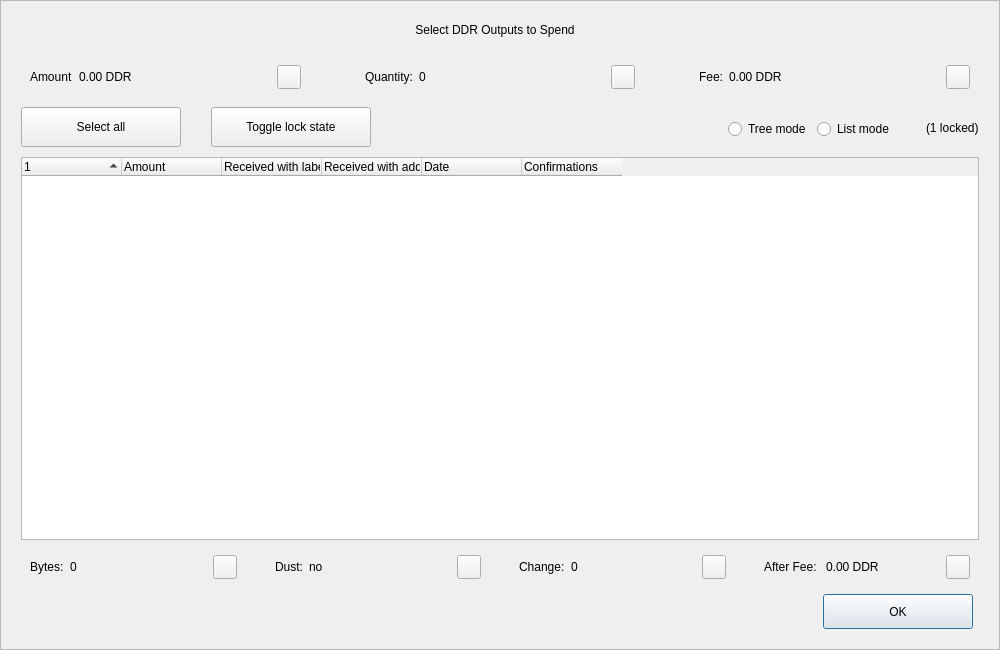
<?xml version="1.0" encoding="UTF-8"?>
<ui version="4.0">
 <class>CoinControlDialog</class>
 <widget class="QDialog" name="CoinControlDialog">
  <property name="geometry">
   <rect>
    <x>0</x>
    <y>0</y>
    <width>1000</width>
    <height>650</height>
   </rect>
  </property>
  <property name="minimumSize">
   <size>
    <width>950</width>
    <height>650</height>
   </size>
  </property>
  <property name="windowTitle">
   <string>Coin Selection</string>
  </property>
  <property name="styleSheet">
   <string notr="true"/>
  </property>
  <layout class="QVBoxLayout" name="verticalLayout">
   <property name="spacing">
    <number>0</number>
   </property>
   <property name="leftMargin">
    <number>0</number>
   </property>
   <property name="topMargin">
    <number>0</number>
   </property>
   <property name="rightMargin">
    <number>0</number>
   </property>
   <property name="bottomMargin">
    <number>0</number>
   </property>
   <item>
    <widget class="QFrame" name="frameContainer">
     <property name="toolTipDuration">
      <number>0</number>
     </property>
     <property name="frameShape">
      <enum>QFrame::StyledPanel</enum>
     </property>
     <property name="frameShadow">
      <enum>QFrame::Raised</enum>
     </property>
     <layout class="QVBoxLayout" name="verticalLayout_2">
      <property name="leftMargin">
       <number>0</number>
      </property>
      <property name="rightMargin">
       <number>0</number>
      </property>
      <property name="bottomMargin">
       <number>20</number>
      </property>
      <item>
       <layout class="QHBoxLayout" name="horizontalLayout_12">
        <property name="spacing">
         <number>0</number>
        </property>
        <property name="leftMargin">
         <number>20</number>
        </property>
        <property name="rightMargin">
         <number>30</number>
        </property>
        <item>
         <spacer name="horizontalSpacer_4">
          <property name="orientation">
           <enum>Qt::Horizontal</enum>
          </property>
          <property name="sizeHint" stdset="0">
           <size>
            <width>40</width>
            <height>20</height>
           </size>
          </property>
         </spacer>
        </item>
        <item>
         <widget class="QLabel" name="labelTitle">
          <property name="minimumSize">
           <size>
            <width>0</width>
            <height>40</height>
           </size>
          </property>
          <property name="maximumSize">
           <size>
            <width>16777215</width>
            <height>40</height>
           </size>
          </property>
          <property name="text">
           <string>Select DDR Outputs to Spend</string>
          </property>
          <property name="alignment">
           <set>Qt::AlignCenter</set>
          </property>
          <property name="margin">
           <number>7</number>
          </property>
         </widget>
        </item>
        <item>
         <spacer name="horizontalSpacer_5">
          <property name="orientation">
           <enum>Qt::Horizontal</enum>
          </property>
          <property name="sizeHint" stdset="0">
           <size>
            <width>40</width>
            <height>20</height>
           </size>
          </property>
         </spacer>
        </item>
       </layout>
      </item>
      <item>
       <layout class="QHBoxLayout" name="horizontalLayout_8">
        <property name="leftMargin">
         <number>20</number>
        </property>
        <property name="rightMargin">
         <number>20</number>
        </property>
        <item>
         <widget class="QWidget" name="layoutAmount" native="true">
          <layout class="QHBoxLayout" name="horizontalLayout_9" stretch="0,1,0">
           <item>
            <widget class="QLabel" name="labelCoinControlAmountText">
             <property name="text">
              <string>Amount</string>
             </property>
            </widget>
           </item>
           <item>
            <widget class="QLabel" name="labelCoinControlAmount">
             <property name="text">
              <string>0.00 DDR</string>
             </property>
            </widget>
           </item>
           <item alignment="Qt::AlignHCenter|Qt::AlignVCenter">
            <widget class="QPushButton" name="pushButtonAmount">
             <property name="minimumSize">
              <size>
               <width>0</width>
               <height>24</height>
              </size>
             </property>
             <property name="maximumSize">
              <size>
               <width>24</width>
               <height>26</height>
              </size>
             </property>
             <property name="focusPolicy">
              <enum>Qt::NoFocus</enum>
             </property>
             <property name="styleSheet">
              <string notr="true">padding-bottom:2px;
padding-right:4px;</string>
             </property>
             <property name="text">
              <string/>
             </property>
            </widget>
           </item>
          </layout>
         </widget>
        </item>
        <item>
         <spacer name="horizontalSpacer_2">
          <property name="orientation">
           <enum>Qt::Horizontal</enum>
          </property>
          <property name="sizeType">
           <enum>QSizePolicy::Fixed</enum>
          </property>
          <property name="sizeHint" stdset="0">
           <size>
            <width>40</width>
            <height>20</height>
           </size>
          </property>
         </spacer>
        </item>
        <item>
         <widget class="QWidget" name="layoutQuantity" native="true">
          <layout class="QHBoxLayout" name="horizontalLayout_10" stretch="0,1,0">
           <item>
            <widget class="QLabel" name="labelCoinControlQuantityText">
             <property name="text">
              <string>Quantity:</string>
             </property>
            </widget>
           </item>
           <item>
            <widget class="QLabel" name="labelCoinControlQuantity">
             <property name="text">
              <string>0</string>
             </property>
            </widget>
           </item>
           <item alignment="Qt::AlignHCenter|Qt::AlignVCenter">
            <widget class="QPushButton" name="pushButtonQuantity">
             <property name="minimumSize">
              <size>
               <width>0</width>
               <height>24</height>
              </size>
             </property>
             <property name="maximumSize">
              <size>
               <width>24</width>
               <height>26</height>
              </size>
             </property>
             <property name="focusPolicy">
              <enum>Qt::NoFocus</enum>
             </property>
             <property name="styleSheet">
              <string notr="true">padding-bottom:2px;
               padding-right:4px;</string>
             </property>
             <property name="text">
              <string/>
             </property>
            </widget>
           </item>
          </layout>
         </widget>
        </item>
        <item>
         <spacer name="horizontalSpacer_22">
          <property name="orientation">
           <enum>Qt::Horizontal</enum>
          </property>
          <property name="sizeType">
           <enum>QSizePolicy::Fixed</enum>
          </property>
          <property name="sizeHint" stdset="0">
           <size>
            <width>40</width>
            <height>20</height>
           </size>
          </property>
         </spacer>
        </item>
        <item>
         <widget class="QWidget" name="layoutFee" native="true">
          <layout class="QHBoxLayout" name="horizontalLayout_11" stretch="0,1,0">
           <item>
            <widget class="QLabel" name="labelCoinControlFeeText">
             <property name="text">
              <string>Fee:</string>
             </property>
            </widget>
           </item>
           <item>
            <widget class="QLabel" name="labelCoinControlFee">
             <property name="text">
              <string>0.00 DDR</string>
             </property>
            </widget>
           </item>
           <item alignment="Qt::AlignHCenter|Qt::AlignVCenter">
            <widget class="QPushButton" name="pushButtonFee">
             <property name="minimumSize">
              <size>
               <width>0</width>
               <height>24</height>
              </size>
             </property>
             <property name="maximumSize">
              <size>
               <width>24</width>
               <height>26</height>
              </size>
             </property>
             <property name="focusPolicy">
              <enum>Qt::NoFocus</enum>
             </property>
             <property name="styleSheet">
              <string notr="true">padding-bottom:2px;
               padding-right:4px;</string>
             </property>
             <property name="text">
              <string/>
             </property>
            </widget>
           </item>
          </layout>
         </widget>
        </item>
       </layout>
      </item>
      <item>
       <widget class="QFrame" name="frame">
        <property name="minimumSize">
         <size>
          <width>0</width>
          <height>40</height>
         </size>
        </property>
        <property name="styleSheet">
         <string notr="true">#frame {
	border:0;
}</string>
        </property>
        <property name="frameShape">
         <enum>QFrame::StyledPanel</enum>
        </property>
        <property name="frameShadow">
         <enum>QFrame::Sunken</enum>
        </property>
        <layout class="QHBoxLayout" name="horizontalLayout">
         <property name="spacing">
          <number>0</number>
         </property>
         <property name="leftMargin">
          <number>20</number>
         </property>
         <property name="topMargin">
          <number>0</number>
         </property>
         <property name="rightMargin">
          <number>20</number>
         </property>
         <property name="bottomMargin">
          <number>0</number>
         </property>
         <item>
          <layout class="QHBoxLayout" name="horizontalLayoutPanel" stretch="0,0,0,0,0,0">
           <property name="spacing">
            <number>20</number>
           </property>
           <item>
            <widget class="QPushButton" name="pushButtonSelectAll">
             <property name="sizePolicy">
              <sizepolicy hsizetype="Maximum" vsizetype="Fixed">
               <horstretch>0</horstretch>
               <verstretch>0</verstretch>
              </sizepolicy>
             </property>
             <property name="minimumSize">
              <size>
               <width>160</width>
               <height>40</height>
              </size>
             </property>
             <property name="maximumSize">
              <size>
               <width>16777215</width>
               <height>40</height>
              </size>
             </property>
             <property name="text">
              <string>Select all</string>
             </property>
             <property name="checkable">
              <bool>true</bool>
             </property>
             <property name="checked">
              <bool>false</bool>
             </property>
             <property name="autoExclusive">
              <bool>false</bool>
             </property>
             <property name="autoDefault">
              <bool>false</bool>
             </property>
            </widget>
           </item>
           <item>
            <spacer name="horizontalSpacer_6">
             <property name="orientation">
              <enum>Qt::Horizontal</enum>
             </property>
             <property name="sizeType">
              <enum>QSizePolicy::Fixed</enum>
             </property>
             <property name="sizeHint" stdset="0">
              <size>
               <width>10</width>
               <height>20</height>
              </size>
             </property>
            </spacer>
           </item>
           <item>
            <widget class="QPushButton" name="pushButtonToggleLock">
             <property name="sizePolicy">
              <sizepolicy hsizetype="Maximum" vsizetype="Fixed">
               <horstretch>0</horstretch>
               <verstretch>0</verstretch>
              </sizepolicy>
             </property>
             <property name="minimumSize">
              <size>
               <width>160</width>
               <height>40</height>
              </size>
             </property>
             <property name="maximumSize">
              <size>
               <width>16777215</width>
               <height>40</height>
              </size>
             </property>
             <property name="text">
              <string>Toggle lock state</string>
             </property>
             <property name="checkable">
              <bool>true</bool>
             </property>
             <property name="autoExclusive">
              <bool>false</bool>
             </property>
             <property name="autoDefault">
              <bool>false</bool>
             </property>
            </widget>
           </item>
           <item>
            <spacer name="horizontalSpacer_7">
             <property name="orientation">
              <enum>Qt::Horizontal</enum>
             </property>
             <property name="sizeType">
              <enum>QSizePolicy::Expanding</enum>
             </property>
             <property name="sizeHint" stdset="0">
              <size>
               <width>30</width>
               <height>20</height>
              </size>
             </property>
            </spacer>
           </item>
           <item alignment="Qt::AlignRight">
            <widget class="QGroupBox" name="groupBox_2">
             <property name="styleSheet">
              <string notr="true">#groupBox_2 {
    background-color:transparent;
    border-radius:0;
}</string>
             </property>
             <property name="title">
              <string/>
             </property>
             <layout class="QHBoxLayout" name="horizontalLayout_14">
              <item>
               <widget class="QRadioButton" name="radioTreeMode">
                <property name="sizePolicy">
                 <sizepolicy hsizetype="Maximum" vsizetype="Fixed">
                  <horstretch>0</horstretch>
                  <verstretch>0</verstretch>
                 </sizepolicy>
                </property>
                <property name="text">
                 <string>Tree mode</string>
                </property>
               </widget>
              </item>
              <item>
               <widget class="QRadioButton" name="radioListMode">
                <property name="sizePolicy">
                 <sizepolicy hsizetype="Maximum" vsizetype="Fixed">
                  <horstretch>0</horstretch>
                  <verstretch>0</verstretch>
                 </sizepolicy>
                </property>
                <property name="text">
                 <string>List mode</string>
                </property>
                <property name="checked">
                 <bool>false</bool>
                </property>
               </widget>
              </item>
             </layout>
            </widget>
           </item>
           <item>
            <widget class="QLabel" name="labelLocked">
             <property name="text">
              <string>(1 locked)</string>
             </property>
            </widget>
           </item>
          </layout>
         </item>
        </layout>
       </widget>
      </item>
      <item>
       <layout class="QHBoxLayout" name="horizontalLayout_13">
        <property name="leftMargin">
         <number>20</number>
        </property>
        <property name="rightMargin">
         <number>20</number>
        </property>
        <item>
         <widget class="CoinControlTreeWidget" name="treeWidget">
          <property name="contextMenuPolicy">
           <enum>Qt::CustomContextMenu</enum>
          </property>
          <property name="styleSheet">
           <string notr="true"/>
          </property>
          <property name="sortingEnabled">
           <bool>false</bool>
          </property>
          <property name="columnCount">
           <number>6</number>
          </property>
          <attribute name="headerShowSortIndicator" stdset="0">
           <bool>true</bool>
          </attribute>
          <attribute name="headerStretchLastSection">
           <bool>false</bool>
          </attribute>
          <column>
           <property name="text">
            <string/>
           </property>
          </column>
          <column>
           <property name="text">
            <string>Amount</string>
           </property>
          </column>
          <column>
           <property name="text">
            <string>Received with label</string>
           </property>
          </column>
          <column>
           <property name="text">
            <string>Received with address</string>
           </property>
          </column>
          <column>
           <property name="text">
            <string>Date</string>
           </property>
          </column>
          <column>
           <property name="text">
            <string>Confirmations</string>
           </property>
           <property name="toolTip">
            <string>Confirmed</string>
           </property>
          </column>
         </widget>
        </item>
       </layout>
      </item>
      <item>
       <layout class="QHBoxLayout" name="horizontalLayout_3">
        <property name="spacing">
         <number>20</number>
        </property>
        <property name="leftMargin">
         <number>20</number>
        </property>
        <property name="rightMargin">
         <number>20</number>
        </property>
        <item>
         <widget class="QWidget" name="layoutBytes" native="true">
          <layout class="QHBoxLayout" name="horizontalLayout_4" stretch="0,1,0">
           <item>
            <widget class="QLabel" name="labelCoinControlBytesText">
             <property name="text">
              <string>Bytes:</string>
             </property>
            </widget>
           </item>
           <item>
            <widget class="QLabel" name="labelCoinControlBytes">
             <property name="text">
              <string>0</string>
             </property>
            </widget>
           </item>
           <item alignment="Qt::AlignHCenter|Qt::AlignVCenter">
            <widget class="QPushButton" name="pushButtonBytes">
             <property name="minimumSize">
              <size>
               <width>0</width>
               <height>24</height>
              </size>
             </property>
             <property name="maximumSize">
              <size>
               <width>24</width>
               <height>26</height>
              </size>
             </property>
             <property name="focusPolicy">
              <enum>Qt::NoFocus</enum>
             </property>
             <property name="styleSheet">
              <string notr="true">padding-bottom:2px;
               padding-right:4px;</string>
             </property>
             <property name="text">
              <string/>
             </property>
            </widget>
           </item>
          </layout>
         </widget>
        </item>
        <item>
         <widget class="QWidget" name="layoutDust" native="true">
          <layout class="QHBoxLayout" name="horizontalLayout_5" stretch="0,1,0">
           <item>
            <widget class="QLabel" name="labelCoinControlLowOutputText">
             <property name="text">
              <string>Dust:</string>
             </property>
            </widget>
           </item>
           <item>
            <widget class="QLabel" name="labelCoinControlLowOutput">
             <property name="text">
              <string>no</string>
             </property>
            </widget>
           </item>
           <item alignment="Qt::AlignHCenter|Qt::AlignVCenter">
            <widget class="QPushButton" name="pushButtonDust">
             <property name="minimumSize">
              <size>
               <width>0</width>
               <height>24</height>
              </size>
             </property>
             <property name="maximumSize">
              <size>
               <width>24</width>
               <height>26</height>
              </size>
             </property>
             <property name="focusPolicy">
              <enum>Qt::NoFocus</enum>
             </property>
             <property name="styleSheet">
              <string notr="true">padding-bottom:2px;
               padding-right:4px;</string>
             </property>
             <property name="text">
              <string/>
             </property>
            </widget>
           </item>
          </layout>
         </widget>
        </item>
        <item>
         <widget class="QWidget" name="layoutChange" native="true">
          <layout class="QHBoxLayout" name="horizontalLayout_6" stretch="0,1,0">
           <item>
            <widget class="QLabel" name="labelCoinControlChangeText">
             <property name="text">
              <string>Change:</string>
             </property>
            </widget>
           </item>
           <item>
            <widget class="QLabel" name="labelCoinControlChange">
             <property name="text">
              <string>0</string>
             </property>
            </widget>
           </item>
           <item alignment="Qt::AlignHCenter|Qt::AlignVCenter">
            <widget class="QPushButton" name="pushButtonChange">
             <property name="minimumSize">
              <size>
               <width>0</width>
               <height>24</height>
              </size>
             </property>
             <property name="maximumSize">
              <size>
               <width>24</width>
               <height>26</height>
              </size>
             </property>
             <property name="focusPolicy">
              <enum>Qt::NoFocus</enum>
             </property>
             <property name="styleSheet">
              <string notr="true">padding-bottom:2px;
               padding-right:4px;</string>
             </property>
             <property name="text">
              <string/>
             </property>
            </widget>
           </item>
          </layout>
         </widget>
        </item>
        <item>
         <widget class="QWidget" name="layoutAfter" native="true">
          <layout class="QHBoxLayout" name="horizontalLayout_7" stretch="0,1,0">
           <item>
            <widget class="QLabel" name="labelCoinControlAfterFeeText">
             <property name="text">
              <string>After Fee: </string>
             </property>
            </widget>
           </item>
           <item>
            <widget class="QLabel" name="labelCoinControlAfterFee">
             <property name="text">
              <string>0.00 DDR</string>
             </property>
            </widget>
           </item>
           <item alignment="Qt::AlignHCenter|Qt::AlignVCenter">
            <widget class="QPushButton" name="pushButtonAlterFee">
             <property name="minimumSize">
              <size>
               <width>0</width>
               <height>24</height>
              </size>
             </property>
             <property name="maximumSize">
              <size>
               <width>24</width>
               <height>26</height>
              </size>
             </property>
             <property name="focusPolicy">
              <enum>Qt::NoFocus</enum>
             </property>
             <property name="styleSheet">
              <string notr="true">padding-bottom:2px;
               padding-right:4px;</string>
             </property>
             <property name="text">
              <string/>
             </property>
            </widget>
           </item>
          </layout>
         </widget>
        </item>
       </layout>
      </item>
      <item>
       <layout class="QHBoxLayout" name="horizontalLayout_2">
        <property name="spacing">
         <number>0</number>
        </property>
        <property name="leftMargin">
         <number>20</number>
        </property>
        <property name="rightMargin">
         <number>26</number>
        </property>
        <item>
         <spacer name="horizontalSpacer_3">
          <property name="orientation">
           <enum>Qt::Horizontal</enum>
          </property>
          <property name="sizeHint" stdset="0">
           <size>
            <width>558</width>
            <height>20</height>
           </size>
          </property>
         </spacer>
        </item>
        <item>
         <widget class="QPushButton" name="pushButtonOk">
          <property name="minimumSize">
           <size>
            <width>150</width>
            <height>35</height>
           </size>
          </property>
          <property name="text">
           <string>OK</string>
          </property>
         </widget>
        </item>
       </layout>
      </item>
     </layout>
    </widget>
   </item>
  </layout>
 </widget>
 <customwidgets>
  <customwidget>
   <class>CoinControlTreeWidget</class>
   <extends>QTreeWidget</extends>
   <header>coincontroltreewidget.h</header>
  </customwidget>
 </customwidgets>
 <resources/>
 <connections/>
</ui>
